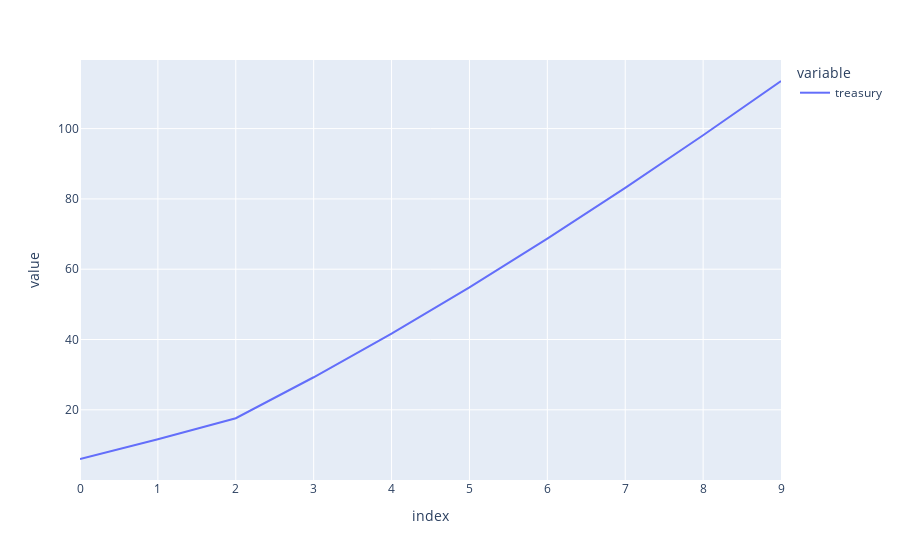

The notebook cell this image was saved under:
### Code cell
Nstep = 10
var_df = runsimu(Nstep,daotreasury,{'costmodel':costmodel,'incomemodel':incomemodel,'fundmodel':fundmodel})
px.line(var_df,y=['treasury'])

### Figure 1 — Plotly figure (JSON) as saved in the notebook; plotly's stock layout.template omitted (floating-point values rounded to 4 significant figures)
{"data": [{"hovertemplate": "variable=treasury<br>index=%{x}<br>value=%{y}<extra></extra>", "legendgroup": "treasury", "line": {"color": "#636efa", "dash": "solid"}, "mode": "lines", "name": "treasury", "orientation": "v", "showlegend": true, "type": "scatter", "x": [0, 1, 2, 3, 4, 5, 6, 7, 8, 9], "xaxis": "x", "y": [6, 11.63, 17.59, 29.26, 41.69, 54.85, 68.68, 83.12, 98.1, 113.5], "yaxis": "y"}], "layout": {"legend": {"title": {"text": "variable"}, "tracegroupgap": 0}, "margin": {"t": 60}, "xaxis": {"anchor": "y", "domain": [0, 1], "title": {"text": "index"}}, "yaxis": {"anchor": "x", "domain": [0, 1], "title": {"text": "value"}}}}
